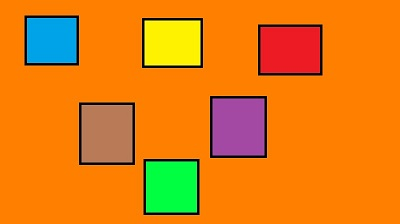
%> input picture im.jpg, 400 x 224 px
$ octave image_normalization_2.m   (GNU Octave 9; MATLAB toolbox functions it lacks are replaced by stand-ins)
%> lines starting %> are read from the running program, lines starting %| are printed output that depends on the picture
clear;
clc;
img = (imread('im.jpg'));
%> img is the input picture: size 224x400x3 uint8; mean R, G, B 226.3, 125.8, 18.7
img = rgb2gray(img);
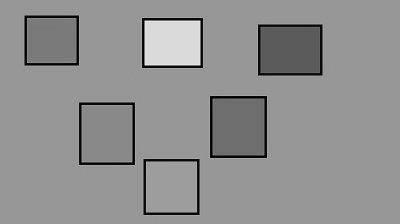
%> img: size 224x400 uint8; min 0, max 232, mean 143.8


max_pix = max(max(img));
%> max_pix = 232
min_pix = min(min(img));
%> min_pix = 0
[r, c] = size(img);
%> r = 224; c = 400

normalized_img = zeros(r, c);
temp = 255 / (max_pix - min_pix);
%> temp = 1
for i = (1:r)
    for j = (1:c)
        normalized_img(i, j) = ( (double(img(i, j)) - min_pix)* temp ) + 0;
    end
end

normalized_img = uint8(normalized_img);

figure('Name', 'Original Image');
imshow(img);

figure('Name', 'Normalized Image');
imshow(normalized_img);

$ run again, with im1.jpg copied over im.jpg
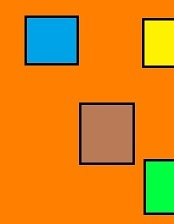
%> input picture im1.jpg, 174 x 224 px
%> img is the input picture: size 224x174x3 uint8; mean R, G, B 215.6, 132.6, 25
%> `img = rgb2gray(img);`:
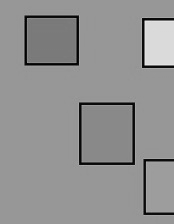
%> img: size 224x174 uint8; min 1, max 229, mean 145.3
%> max_pix = 229
%> min_pix = 1

$ run again, with im2.jpg copied over im.jpg
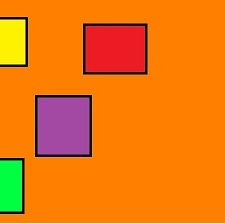
%> input picture im2.jpg, 225 x 224 px
%> img is the input picture: size 224x225x3 uint8; mean R, G, B 234.5, 121, 16.2
%> `img = rgb2gray(img);`:
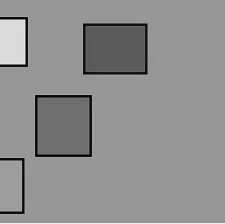
%> img: size 224x225 uint8; min 5, max 240, mean 143.1
%> max_pix = 240
%> min_pix = 5
%> temp = 1
